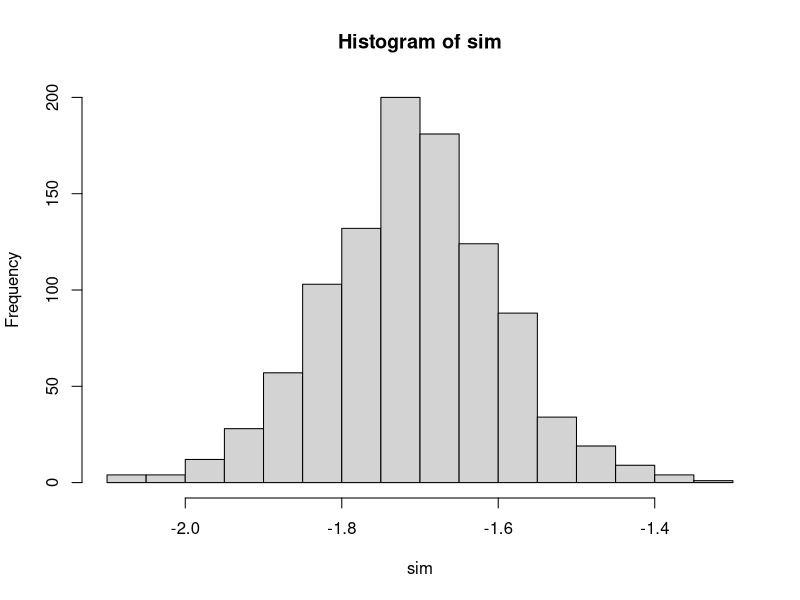

Recreate this plot in R.
################################################### -
## Title: Simulation to demonstrate selection bias
## Author: Ray Pomponio
## Email: pomponiord@upmc.edu
## Project: HMPV Co-detections
## Date Created: 2026-04-27
################################################### -

library(data.table)
library(ordinal)
set.seed(1818)

# HARDCODED PARAMETERS WHERE RSV IS THE MORE VIRULENT AGENT
N.REP <- 1000
RSV.PARAMS <- c("mu"=60, "sigma"=10)
MPV.PARAMS <- c("mu"=40, "sigma"=15)
THRESHOLD <- 50

sim <- replicate(
  N.REP,
  {
    # chance of detection is 20% for both agents, mutually independent
    dat <- data.table(RSV=rbinom(10000, size=1, prob=0.2),
                      MPV=rbinom(10000, size=1, prob=0.2))
    dat[, codetect:=as.integer(RSV * MPV)]
    
    # virulence determined by one agent, if co-detected then max virulence used
    dat[RSV==1, virulence:=rnorm(
      sum(RSV==1), mean=RSV.PARAMS["mu"], sd=RSV.PARAMS["sigma"])]
    dat[MPV==1, virulence:=rnorm(
      sum(MPV==1), mean=MPV.PARAMS["mu"], sd=MPV.PARAMS["sigma"])]
    dat[MPV==1 & RSV==1, virulence:=pmax(
      rnorm(sum(MPV==1 & RSV==1), RSV.PARAMS["mu"], RSV.PARAMS["sigma"]),
      rnorm(sum(MPV==1 & RSV==1), MPV.PARAMS["mu"], MPV.PARAMS["sigma"]))]
    
    # severity (ordinal outcome) ultimately determined by virulence
    dat[, severity:=cut(virulence, c(seq(0, 100, 10), 999))]
    
    # induce selection bias by conditioning on virulence above threshold
    enr <- dat[virulence>=THRESHOLD]
    
    # focusing on MPV cases alone, evaluate effect of co-detection
    mpv <- enr[MPV==1]
    fit0 <- clm(severity ~ codetect, data=mpv, link="logit")
    
    # next evaluate effect of co-detection in general population of MPV
    pop <- dat[MPV==1]
    fit1 <- clm(severity ~ codetect, data=pop, link="logit")
    
    # quantify bias based on under-estimation of true co-detection effect
    fit0$beta - fit1$beta
  }
)
hist(sim)
